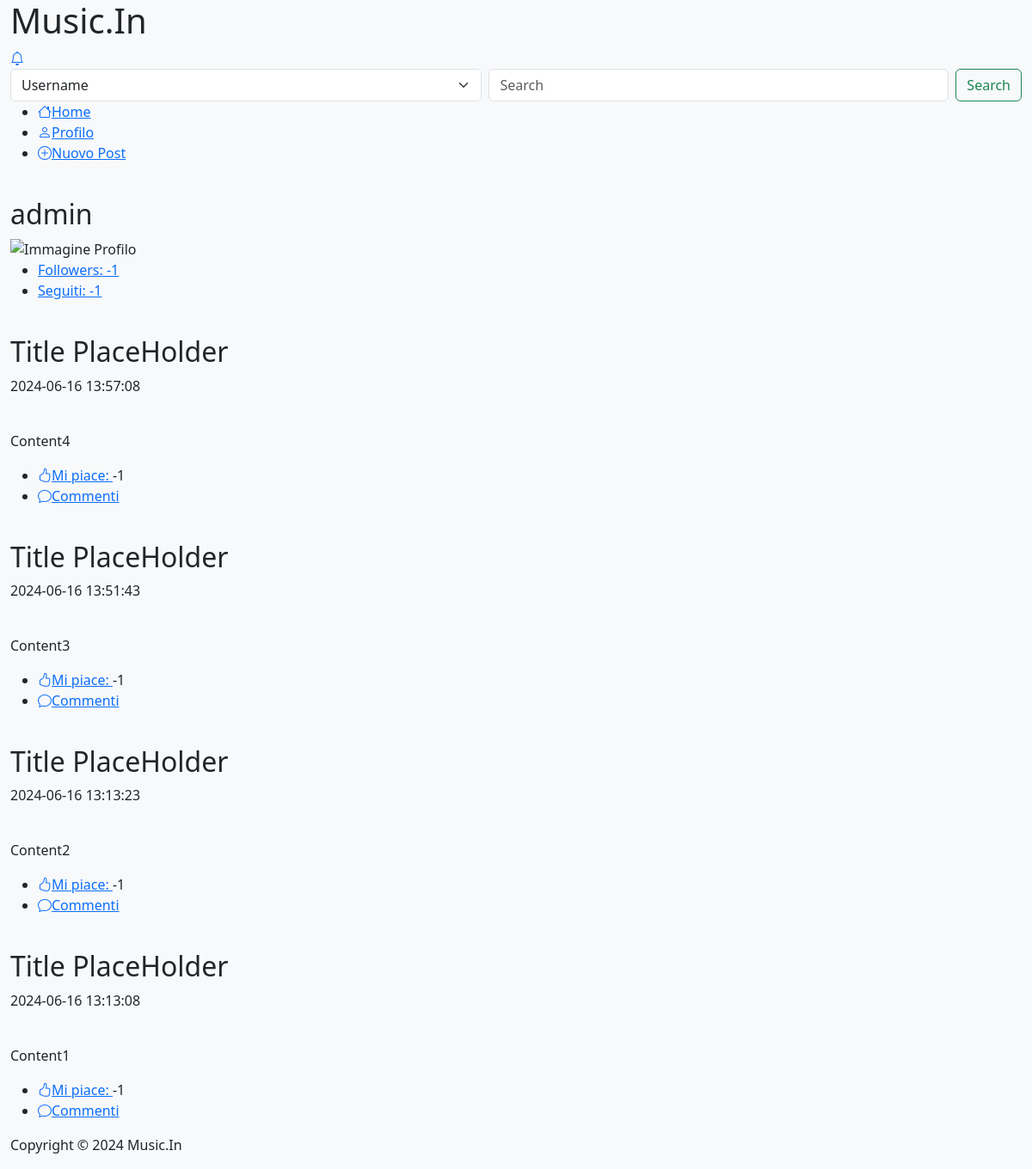
The app's page /profile.php (signed in) with its own data.
### tables this page shows
create table users (
     `id` int not null AUTO_INCREMENT,
     `username` varchar(255) not null,
     `password` varchar(255) not null,
     `email` varchar(255) not null,
     `name` varchar(255),
     `surname` varchar(255),
     `image` varchar(255),
     constraint `IDUser` primary key (`id`),
     unique key `username` (`username`),
     unique key `email` (`email`));

create table posts (
     `id` int not null AUTO_INCREMENT,
     `title` varchar(255) not null,
     `content` varchar(255) not null,
     `image` varchar(255),
     `song` varchar(255),
     `created_at` timestamp not null DEFAULT current_timestamp(),
     `user_id` int not null,
     constraint `IDPost` primary key (`id`));

### profile.php (called while the page is built, shortened)
<?php
require_once 'bootstrap.php';
if(empty($_GET['id'])) {
    $user_id = $_SESSION['user_id'];
} else {
    $user_id = $_GET['id'];
}
$user = $dbh->getUserInfo($user_id);
$posts = $dbh->getUserPosts($user_id);
require 'template/base.php';
?>

### db/connessione-db.php (called while the page is built, shortened)
<?php
require_once("dbhelper.php");
$servername = "localhost";
$username = "root";
$password = "";
$dbname = "music_in";
$dbh = new DatabaseHelper($servername, $username, $password, $dbname, 3306);
?>

### db/dbhelper.php (called while the page is built, shortened)
<?php
class DatabaseHelper {
    private $conn;
    public function __construct($servername, $username, $password, $dbname, $port) {
        try {
            $this->conn = new PDO("mysql:host=$servername;dbname=$dbname;port=$port", $username, $password);
            $this->conn->setAttribute(PDO::ATTR_ERRMODE, PDO::ERRMODE_EXCEPTION);
            $this->conn->exec("SET NAMES utf8mb4");
        } catch(PDOException $e) {
            echo "Connessione al database fallita: " . $e->getMessage();
            die();
        }
    }
    public function getUserInfo($user_id) {
        $query_user = "SELECT username, email, name, surname, image as profile_image FROM users WHERE id = :user_id";
        $stmt_user = $this->conn->prepare($query_user);
        $stmt_user->bindParam(':user_id', $user_id);
        $stmt_user->execute();
        $user = $stmt_user->fetch(PDO::FETCH_ASSOC);
        return $user;
    }
    public function getUserPosts($user_id) {
        $query = "SELECT id as post_id, user_id, content, created_at FROM posts WHERE user_id = :user_id ORDER BY created_at DESC";
        $stmt = $this->conn->prepare($query);
        $stmt->bindParam(':user_id', $user_id);
        $stmt->execute();
        $posts = $stmt->fetchAll(PDO::FETCH_ASSOC);
        return $posts;
    }
}
?>

### utils/functions.php (called while the page is built, shortened)
<?php
function getNumFollowers($user_id) {
    return -1;
}
function getNumFollowing($user_id) {
    return -1;
}
function getPostLikes($post_id) {
    return -1;
}
?>

### template/profile.php (the view, shortened to what this page needs)
<?php if (empty($user)): ?>
    <h2>Utente non trovato.</h2>
<?php else: ?>
<section>
    <article>
        <header>
            <h2><?php echo htmlspecialchars($user['username']); ?></h2>
            <img src="<?php echo htmlspecialchars($user['profile_image']); ?>" alt="Immagine Profilo">
            <ul>
                <li><a href="#">Followers: <?php echo htmlspecialchars(getNumFollowers($user_id)); ?></a></li>
                <li><a href="#">Seguiti: <?php echo htmlspecialchars(getNumFollowing($user_id)); ?></a></li>
            </ul>
        </header>
    </article>
</section>
<section class="post-grid">
    <?php foreach ($posts as $post): ?>
        <article class="post">
            <header>
                <h2>Title PlaceHolder</h2>
                <p><?php echo htmlspecialchars($post['created_at']); ?></p>
            </header>
            <section>
                <p><?php echo htmlspecialchars($post['content']); ?></p>
            </section>
            <footer>
                <ul>
                    <li><a href="#"><i class="bi bi-hand-thumbs-up"></i>Mi piace: </a><?php echo htmlspecialchars(getPostLikes($post['post_id'])); ?></li>
                    <li><a href="#"><i class="bi bi-chat"></i>Commenti</a></li>
                </ul>
            </footer>
        </article>
    <?php endforeach; ?>
</section>
<?php endif; ?>

### records on screen
users: username "admin"
posts: created_at "2024-06-16 13:57:08", content "Content4", id "-1"
posts: created_at "2024-06-16 13:51:43", content "Content3", id "-1"
posts: created_at "2024-06-16 13:13:23", content "Content2", id "-1"
posts: created_at "2024-06-16 13:13:08", content "Content1", id "-1"

### other values on screen
getNumFollowers($user_id) "-1"
getNumFollowing($user_id) "-1"
